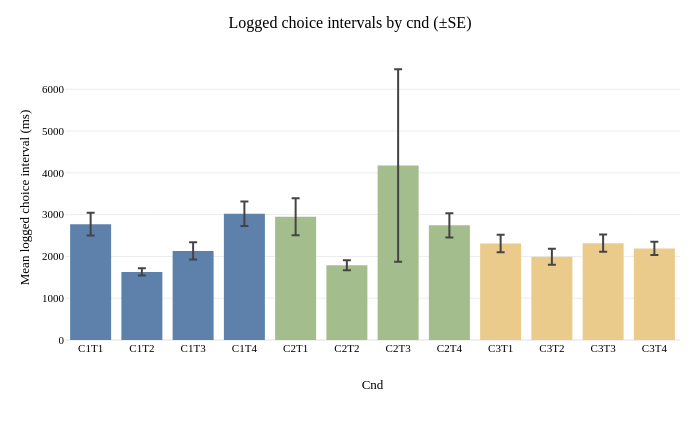
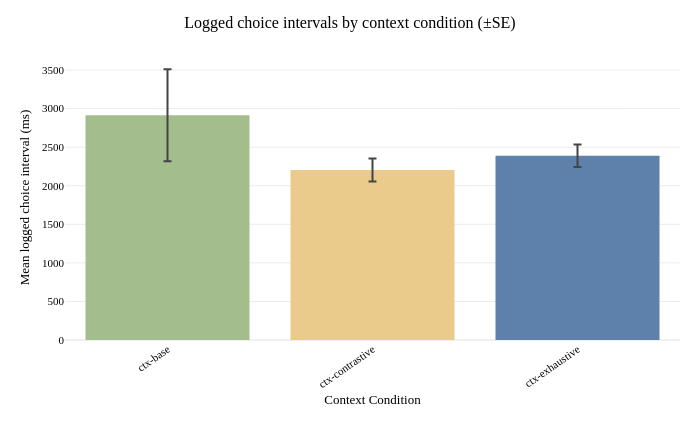
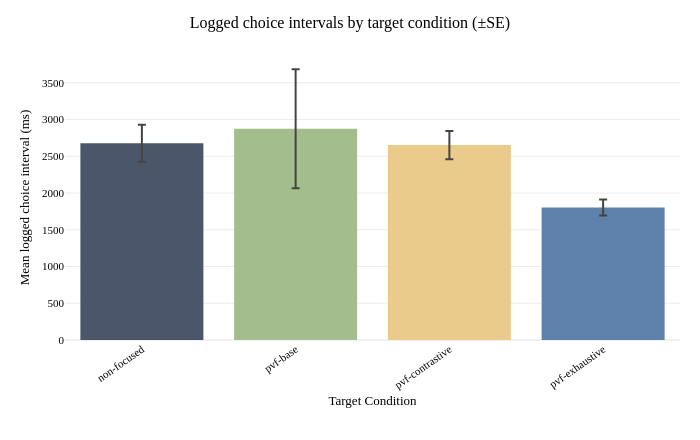

Notebook cell for these charts, in order:
### Markdown cell above
#### Logged choice-interval plots

Combined-condition bars use the context color; target conditions can be read from the T1–T4 codes described above.

### Code cell
# Use the same condition colors as the reading-time figures.
choice_interval_figures = {}
for condition, summary in choice_summaries.items():
    figure = px.bar(
        summary, x=condition, y='mean_ms', color=condition,
        color_discrete_map=color_map, error_y=ERROR_BAR,
        hover_data={'sd_ms': ':.1f', 'se_ms': ':.1f', 'n_submissions': True},
        labels={condition: condition.replace('_', ' ').title(),
                'mean_ms': 'Mean logged choice interval (ms)'},
        title=f'Logged choice intervals by {condition.replace("_", " ")} (±{ERROR_BAR[:2].upper()})'
    )
    figure.update_layout(width=FIGURE_WIDTH, height=FIGURE_HEIGHT,
                         margin=dict(l=65, r=20, t=55, b=100), showlegend=False)
    figure.update_xaxes(tickangle=-35 if condition != 'cnd' else 0)
    choice_interval_figures[condition] = figure
    figure.show()

### Figure 1 — Plotly figure (JSON) as saved in the notebook; plotly's stock layout.template omitted (floating-point values rounded to 4 significant figures)
{"data": [{"customdata": [[1731.0, 273.6, 40.0]], "error_y": {"array": [273.6]}, "hovertemplate": "Cnd=%{x}<br>Mean logged choice interval (ms)=%{y}<br>sd_ms=%{customdata[0]:.1f}<br>se_ms=%{customdata[1]:.1f}<br>n_submissions=%{customdata[2]}<extra></extra>", "legendgroup": "C1T1", "marker": {"color": "#5e81ac", "pattern": {"shape": ""}}, "name": "C1T1", "orientation": "v", "showlegend": true, "textposition": "auto", "type": "bar", "x": ["C1T1"], "xaxis": "x", "y": [2773.0], "yaxis": "y"}, {"customdata": [[544.4, 86.08, 40.0]], "error_y": {"array": [86.08]}, "hovertemplate": "Cnd=%{x}<br>Mean logged choice interval (ms)=%{y}<br>sd_ms=%{customdata[0]:.1f}<br>se_ms=%{customdata[1]:.1f}<br>n_submissions=%{customdata[2]}<extra></extra>", "legendgroup": "C1T2", "marker": {"color": "#5e81ac", "pattern": {"shape": ""}}, "name": "C1T2", "orientation": "v", "showlegend": true, "textposition": "auto", "type": "bar", "x": ["C1T2"], "xaxis": "x", "y": [1629.0], "yaxis": "y"}, {"customdata": [[1309.0, 206.9, 40.0]], "error_y": {"array": [206.9]}, "hovertemplate": "Cnd=%{x}<br>Mean logged choice interval (ms)=%{y}<br>sd_ms=%{customdata[0]:.1f}<br>se_ms=%{customdata[1]:.1f}<br>n_submissions=%{customdata[2]}<extra></extra>", "legendgroup": "C1T3", "marker": {"color": "#5e81ac", "pattern": {"shape": ""}}, "name": "C1T3", "orientation": "v", "showlegend": true, "textposition": "auto", "type": "bar", "x": ["C1T3"], "xaxis": "x", "y": [2130.0], "yaxis": "y"}, {"customdata": [[1863.0, 294.6, 40.0]], "error_y": {"array": [294.6]}, "hovertemplate": "Cnd=%{x}<br>Mean logged choice interval (ms)=%{y}<br>sd_ms=%{customdata[0]:.1f}<br>se_ms=%{customdata[1]:.1f}<br>n_submissions=%{customdata[2]}<extra></extra>", "legendgroup": "C1T4", "marker": {"color": "#5e81ac", "pattern": {"shape": ""}}, "name": "C1T4", "orientation": "v", "showlegend": true, "textposition": "auto", "type": "bar", "x": ["C1T4"], "xaxis": "x", "y": [3022.0], "yaxis": "y"}, {"customdata": [[2797.0, 442.3, 40.0]], "error_y": {"array": [442.3]}, "hovertemplate": "Cnd=%{x}<br>Mean logged choice interval (ms)=%{y}<br>sd_ms=%{customdata[0]:.1f}<br>se_ms=%{customdata[1]:.1f}<br>n_submissions=%{customdata[2]}<extra></extra>", "legendgroup": "C2T1", "marker": {"color": "#a3be8c", "pattern": {"shape": ""}}, "name": "C2T1", "orientation": "v", "showlegend": true, "textposition": "auto", "type": "bar", "x": ["C2T1"], "xaxis": "x", "y": [2949.0], "yaxis": "y"}, {"customdata": [[761.7, 120.4, 40.0]], "error_y": {"array": [120.4]}, "hovertemplate": "Cnd=%{x}<br>Mean logged choice interval (ms)=%{y}<br>sd_ms=%{customdata[0]:.1f}<br>se_ms=%{customdata[1]:.1f}<br>n_submissions=%{customdata[2]}<extra></extra>", "legendgroup": "C2T2", "marker": {"color": "#a3be8c", "pattern": {"shape": ""}}, "name": "C2T2", "orientation": "v", "showlegend": true, "textposition": "auto", "type": "bar", "x": ["C2T2"], "xaxis": "x", "y": [1787.0], "yaxis": "y"}, {"customdata": [[14570.0, 2303.0, 40.0]], "error_y": {"array": [2303.0]}, "hovertemplate": "Cnd=%{x}<br>Mean logged choice interval (ms)=%{y}<br>sd_ms=%{customdata[0]:.1f}<br>se_ms=%{customdata[1]:.1f}<br>n_submissions=%{customdata[2]}<extra></extra>", "legendgroup": "C2T3", "marker": {"color": "#a3be8c", "pattern": {"shape": ""}}, "name": "C2T3", "orientation": "v", "showlegend": true, "textposition": "auto", "type": "bar", "x": ["C2T3"], "xaxis": "x", "y": [4175.0], "yaxis": "y"}, {"customdata": [[1831.0, 289.6, 40.0]], "error_y": {"array": [289.6]}, "hovertemplate": "Cnd=%{x}<br>Mean logged choice interval (ms)=%{y}<br>sd_ms=%{customdata[0]:.1f}<br>se_ms=%{customdata[1]:.1f}<br>n_submissions=%{customdata[2]}<extra></extra>", "legendgroup": "C2T4", "marker": {"color": "#a3be8c", "pattern": {"shape": ""}}, "name": "C2T4", "orientation": "v", "showlegend": true, "textposition": "auto", "type": "bar", "x": ["C2T4"], "xaxis": "x", "y": [2745.0], "yaxis": "y"}, {"customdata": [[1330.0, 210.4, 40.0]], "error_y": {"array": [210.4]}, "hovertemplate": "Cnd=%{x}<br>Mean logged choice interval (ms)=%{y}<br>sd_ms=%{customdata[0]:.1f}<br>se_ms=%{customdata[1]:.1f}<br>n_submissions=%{customdata[2]}<extra></extra>", "legendgroup": "C3T1", "marker": {"color": "#ebcb8b", "pattern": {"shape": ""}}, "name": "C3T1", "orientation": "v", "showlegend": true, "textposition": "auto", "type": "bar", "x": ["C3T1"], "xaxis": "x", "y": [2311.0], "yaxis": "y"}, {"customdata": [[1211.0, 191.5, 40.0]], "error_y": {"array": [191.5]}, "hovertemplate": "Cnd=%{x}<br>Mean logged choice interval (ms)=%{y}<br>sd_ms=%{customdata[0]:.1f}<br>se_ms=%{customdata[1]:.1f}<br>n_submissions=%{customdata[2]}<extra></extra>", "legendgroup": "C3T2", "marker": {"color": "#ebcb8b", "pattern": {"shape": ""}}, "name": "C3T2", "orientation": "v", "showlegend": true, "textposition": "auto", "type": "bar", "x": ["C3T2"], "xaxis": "x", "y": [1994.0], "yaxis": "y"}, {"customdata": [[1304.0, 206.1, 40.0]], "error_y": {"array": [206.1]}, "hovertemplate": "Cnd=%{x}<br>Mean logged choice interval (ms)=%{y}<br>sd_ms=%{customdata[0]:.1f}<br>se_ms=%{customdata[1]:.1f}<br>n_submissions=%{customdata[2]}<extra></extra>", "legendgroup": "C3T3", "marker": {"color": "#ebcb8b", "pattern": {"shape": ""}}, "name": "C3T3", "orientation": "v", "showlegend": true, "textposition": "auto", "type": "bar", "x": ["C3T3"], "xaxis": "x", "y": [2318.0], "yaxis": "y"}, {"customdata": [[1016.0, 160.6, 40.0]], "error_y": {"array": [160.6]}, "hovertemplate": "Cnd=%{x}<br>Mean logged choice interval (ms)=%{y}<br>sd_ms=%{customdata[0]:.1f}<br>se_ms=%{customdata[1]:.1f}<br>n_submissions=%{customdata[2]}<extra></extra>", "legendgroup": "C3T4", "marker": {"color": "#ebcb8b", "pattern": {"shape": ""}}, "name": "C3T4", "orientation": "v", "showlegend": true, "textposition": "auto", "type": "bar", "x": ["C3T4"], "xaxis": "x", "y": [2192.0], "yaxis": "y"}], "layout": {"barmode": "relative", "height": 440, "legend": {"title": {"text": "Cnd"}, "tracegroupgap": 0}, "margin": {"b": 100, "l": 65, "r": 20, "t": 55}, "showlegend": false, "title": {"text": "Logged choice intervals by cnd (±SE)"}, "width": 700, "xaxis": {"anchor": "y", "categoryarray": ["C1T1", "C1T2", "C1T3", "C1T4", "C2T1", "C2T2", "C2T3", "C2T4", "C3T1", "C3T2", "C3T3", "C3T4"], "categoryorder": "array", "domain": [0, 1], "tickangle": 0, "title": {"text": "Cnd"}}, "yaxis": {"anchor": "x", "domain": [0, 1], "title": {"text": "Mean logged choice interval (ms)"}}}}

### Figure 2 — Plotly figure (JSON) as saved in the notebook; plotly's stock layout.template omitted (floating-point values rounded to 4 significant figures)
{"data": [{"customdata": [[3771.0, 596.2, 40.0]], "error_y": {"array": [596.2]}, "hovertemplate": "Context Condition=%{x}<br>Mean logged choice interval (ms)=%{y}<br>sd_ms=%{customdata[0]:.1f}<br>se_ms=%{customdata[1]:.1f}<br>n_submissions=%{customdata[2]}<extra></extra>", "legendgroup": "ctx-base", "marker": {"color": "#a3be8c", "pattern": {"shape": ""}}, "name": "ctx-base", "orientation": "v", "showlegend": true, "textposition": "auto", "type": "bar", "x": ["ctx-base"], "xaxis": "x", "y": [2914.0], "yaxis": "y"}, {"customdata": [[947.1, 149.7, 40.0]], "error_y": {"array": [149.7]}, "hovertemplate": "Context Condition=%{x}<br>Mean logged choice interval (ms)=%{y}<br>sd_ms=%{customdata[0]:.1f}<br>se_ms=%{customdata[1]:.1f}<br>n_submissions=%{customdata[2]}<extra></extra>", "legendgroup": "ctx-contrastive", "marker": {"color": "#ebcb8b", "pattern": {"shape": ""}}, "name": "ctx-contrastive", "orientation": "v", "showlegend": true, "textposition": "auto", "type": "bar", "x": ["ctx-contrastive"], "xaxis": "x", "y": [2204.0], "yaxis": "y"}, {"customdata": [[919.2, 145.3, 40.0]], "error_y": {"array": [145.3]}, "hovertemplate": "Context Condition=%{x}<br>Mean logged choice interval (ms)=%{y}<br>sd_ms=%{customdata[0]:.1f}<br>se_ms=%{customdata[1]:.1f}<br>n_submissions=%{customdata[2]}<extra></extra>", "legendgroup": "ctx-exhaustive", "marker": {"color": "#5e81ac", "pattern": {"shape": ""}}, "name": "ctx-exhaustive", "orientation": "v", "showlegend": true, "textposition": "auto", "type": "bar", "x": ["ctx-exhaustive"], "xaxis": "x", "y": [2389.0], "yaxis": "y"}], "layout": {"barmode": "relative", "height": 440, "legend": {"title": {"text": "Context Condition"}, "tracegroupgap": 0}, "margin": {"b": 100, "l": 65, "r": 20, "t": 55}, "showlegend": false, "title": {"text": "Logged choice intervals by context condition (±SE)"}, "width": 700, "xaxis": {"anchor": "y", "categoryarray": ["ctx-base", "ctx-contrastive", "ctx-exhaustive"], "categoryorder": "array", "domain": [0, 1], "tickangle": -35, "title": {"text": "Context Condition"}}, "yaxis": {"anchor": "x", "domain": [0, 1], "title": {"text": "Mean logged choice interval (ms)"}}}}

### Figure 3 — Plotly figure (JSON) as saved in the notebook; plotly's stock layout.template omitted (floating-point values rounded to 4 significant figures)
{"data": [{"customdata": [[1582.0, 250.1, 40.0]], "error_y": {"array": [250.1]}, "hovertemplate": "Target Condition=%{x}<br>Mean logged choice interval (ms)=%{y}<br>sd_ms=%{customdata[0]:.1f}<br>se_ms=%{customdata[1]:.1f}<br>n_submissions=%{customdata[2]}<extra></extra>", "legendgroup": "non-focused", "marker": {"color": "#4c566a", "pattern": {"shape": ""}}, "name": "non-focused", "orientation": "v", "showlegend": true, "textposition": "auto", "type": "bar", "x": ["non-focused"], "xaxis": "x", "y": [2678.0], "yaxis": "y"}, {"customdata": [[5124.0, 810.1, 40.0]], "error_y": {"array": [810.1]}, "hovertemplate": "Target Condition=%{x}<br>Mean logged choice interval (ms)=%{y}<br>sd_ms=%{customdata[0]:.1f}<br>se_ms=%{customdata[1]:.1f}<br>n_submissions=%{customdata[2]}<extra></extra>", "legendgroup": "pvf-base", "marker": {"color": "#a3be8c", "pattern": {"shape": ""}}, "name": "pvf-base", "orientation": "v", "showlegend": true, "textposition": "auto", "type": "bar", "x": ["pvf-base"], "xaxis": "x", "y": [2874.0], "yaxis": "y"}, {"customdata": [[1214.0, 192.0, 40.0]], "error_y": {"array": [192.0]}, "hovertemplate": "Target Condition=%{x}<br>Mean logged choice interval (ms)=%{y}<br>sd_ms=%{customdata[0]:.1f}<br>se_ms=%{customdata[1]:.1f}<br>n_submissions=%{customdata[2]}<extra></extra>", "legendgroup": "pvf-contrastive", "marker": {"color": "#ebcb8b", "pattern": {"shape": ""}}, "name": "pvf-contrastive", "orientation": "v", "showlegend": true, "textposition": "auto", "type": "bar", "x": ["pvf-contrastive"], "xaxis": "x", "y": [2653.0], "yaxis": "y"}, {"customdata": [[695.6, 110.0, 40.0]], "error_y": {"array": [110.0]}, "hovertemplate": "Target Condition=%{x}<br>Mean logged choice interval (ms)=%{y}<br>sd_ms=%{customdata[0]:.1f}<br>se_ms=%{customdata[1]:.1f}<br>n_submissions=%{customdata[2]}<extra></extra>", "legendgroup": "pvf-exhaustive", "marker": {"color": "#5e81ac", "pattern": {"shape": ""}}, "name": "pvf-exhaustive", "orientation": "v", "showlegend": true, "textposition": "auto", "type": "bar", "x": ["pvf-exhaustive"], "xaxis": "x", "y": [1804.0], "yaxis": "y"}], "layout": {"barmode": "relative", "height": 440, "legend": {"title": {"text": "Target Condition"}, "tracegroupgap": 0}, "margin": {"b": 100, "l": 65, "r": 20, "t": 55}, "showlegend": false, "title": {"text": "Logged choice intervals by target condition (±SE)"}, "width": 700, "xaxis": {"anchor": "y", "categoryarray": ["non-focused", "pvf-base", "pvf-contrastive", "pvf-exhaustive"], "categoryorder": "array", "domain": [0, 1], "tickangle": -35, "title": {"text": "Target Condition"}}, "yaxis": {"anchor": "x", "domain": [0, 1], "title": {"text": "Mean logged choice interval (ms)"}}}}
